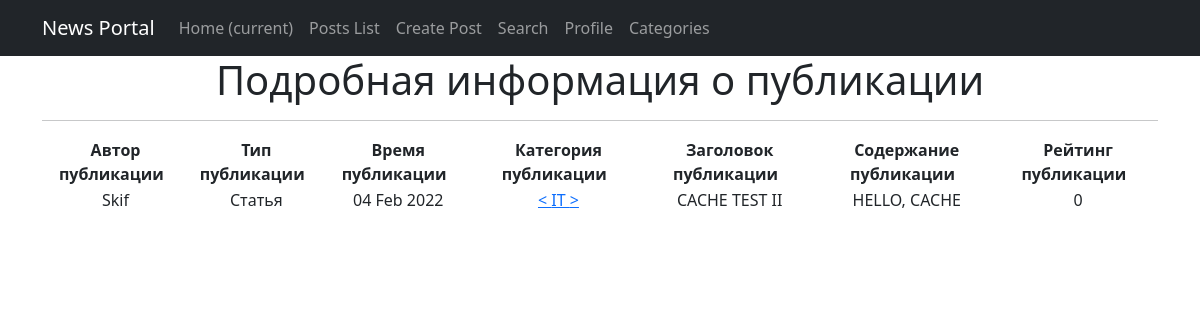
Screenshot of /posts/26/ with the database file from the repository.
### news/models.py (models this page shows, shortened)
class Post(models.Model):
    article = 'AR'
    news = 'NW'
    kind = [
        (article, 'Статья'),
        (news, 'Новость')
    ]
    author = models.ForeignKey(Author, on_delete=models.CASCADE)
    view = models.CharField(max_length=2, choices=kind, default=article)
    time_of_creation = models.DateTimeField(auto_now_add=True)
    post_category = models.ForeignKey(Category, on_delete=models.CASCADE, verbose_name='Категория(category)')
    title = models.CharField(max_length=128)
    text = models.TextField()
    post_rating = models.IntegerField(default=0)
    class Meta:
        verbose_name = 'Публикация'
        verbose_name_plural = 'Публикации'

class Author(models.Model):
    author_user = models.OneToOneField(User, on_delete=models.CASCADE)
    author_rating = models.IntegerField(default=0)
    class Meta:
        verbose_name = 'Автор'
        verbose_name_plural = 'Авторы'
    def __str__(self):
        return f'{self.author_user}'

class Category(models.Model):
    name = models.CharField(max_length=64, unique=True)
    subscribers = models.ManyToManyField(User, through='CategorySubscribers')
    class Meta:
        verbose_name = 'Категория'
        verbose_name_plural = 'Категории'
    def __str__(self):
        return f'{self.name}'

### news/views.py (the view)
# urls.py: path('<int:pk>/', PostDetailView.as_view(), name='post_detail'),
class PostDetailView(DetailView):
    template_name = 'news/post_detail.html'
    queryset = Post.objects.all()
    def get_object(self, *args, **kwargs):  # переопределяем метод получения объекта, как ни странно
        obj = cache.get(f'post-{self.kwargs["pk"]}', None)  # кэш очень похож на словарь, и метод get действует также.
        if not obj:
            obj = super().get_object(*args, **kwargs)
            cache.set(f'post-{self.kwargs["pk"]}', obj)
        return obj

### news/templatetags/custom_filters.py (called while the page is built)
@register.filter(name='censor')
def censor(value):
    censor_list = ['мат']
    text = value.split()
    for word in text:
        if word.lower() in censor_list:
            value = value.replace(word, '[CENSORED]')
    return value

### templates/news/post_detail.html (shortened to what this page needs)
{% extends 'default.html' %}
{% load custom_filters %}
{% block content %}
<h1>Подробная информация о публикации</h1>
  <hr>
<table>
    <thead>
        <th>
            <b>Автор публикации &nbsp </b>
        </th>
        <th>
            <b>Тип публикации &nbsp </b>
        </th>
        <th>
            <b>Время публикации &nbsp </b>
        </th>
        <th>
            <b>Категория публикации &nbsp </b>
        </th>
        <th>
            <b>Заголовок публикации &nbsp </b>
        </th>
        <th>
            <b>Содержание публикации &nbsp </b>
        </th>
        <th>
            <b>Рейтинг публикации &nbsp </b>
        </th>
    </thead>
    <tr>
        <td>
            {{ post.author }}
        </td>
        <td>
            {{ post.get_view_display}}
        </td>
        <td>
            {{ post.time_of_creation|date:'d M Y' }}
        </td>
        <td>
            <a href="{% url 'category_subscription' post.post_category.id %}"> < {{ post.post_category }} > </a>
        </td>
        <td>
            {{ post.title }}
        </td>
        <td>
            {{ post.text|truncatechars:50|censor  }}
        </td>
        <td>
            {{ post.post_rating }}
        </td>
    </tr>
</table>
<br>
{% endblock content %}

### rows the page displays
Post: author "Skif", view "Статья", time_of_creation "04 Feb 2022", post_category "IT", title "CACHE TEST II", text|censor "HELLO, CACHE", post_rating "0"
